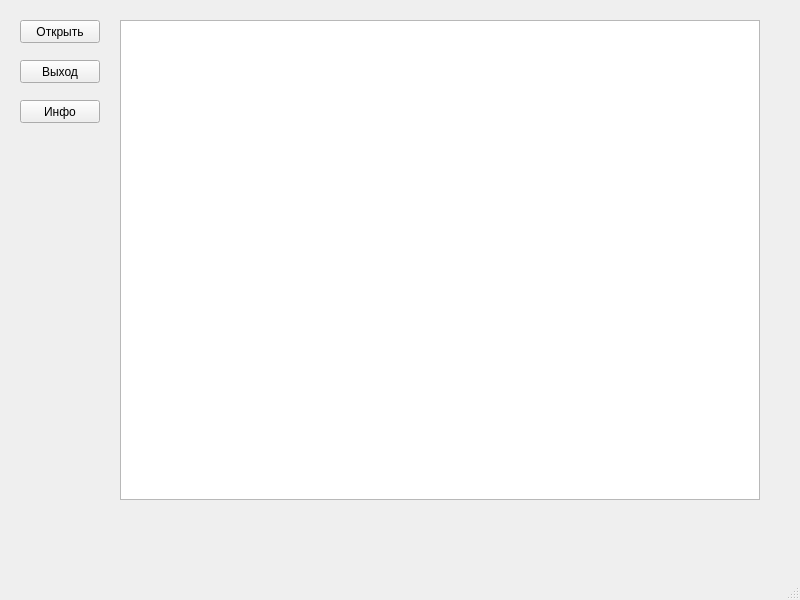
<?xml version="1.0" encoding="UTF-8"?>
<ui version="4.0">
 <class>MainWindow</class>
 <widget class="QMainWindow" name="MainWindow">
  <property name="geometry">
   <rect>
    <x>0</x>
    <y>0</y>
    <width>800</width>
    <height>600</height>
   </rect>
  </property>
  <property name="windowTitle">
   <string>MainWindow</string>
  </property>
  <widget class="QWidget" name="centralwidget">
   <widget class="QPlainTextEdit" name="plainTextEdit">
    <property name="geometry">
     <rect>
      <x>120</x>
      <y>20</y>
      <width>640</width>
      <height>480</height>
     </rect>
    </property>
   </widget>
   <widget class="QPushButton" name="pushButton_Open">
    <property name="geometry">
     <rect>
      <x>20</x>
      <y>20</y>
      <width>80</width>
      <height>23</height>
     </rect>
    </property>
    <property name="text">
     <string>Открыть</string>
    </property>
   </widget>
   <widget class="QPushButton" name="pushButton_About">
    <property name="geometry">
     <rect>
      <x>20</x>
      <y>100</y>
      <width>80</width>
      <height>23</height>
     </rect>
    </property>
    <property name="text">
     <string>Инфо</string>
    </property>
   </widget>
   <widget class="QPushButton" name="pushButton_Exit">
    <property name="geometry">
     <rect>
      <x>20</x>
      <y>60</y>
      <width>80</width>
      <height>23</height>
     </rect>
    </property>
    <property name="text">
     <string>Выход</string>
    </property>
   </widget>
  </widget>
  <widget class="QMenuBar" name="menubar">
   <property name="geometry">
    <rect>
     <x>0</x>
     <y>0</y>
     <width>800</width>
     <height>20</height>
    </rect>
   </property>
  </widget>
  <widget class="QStatusBar" name="statusbar"/>
 </widget>
 <resources/>
 <connections/>
</ui>
